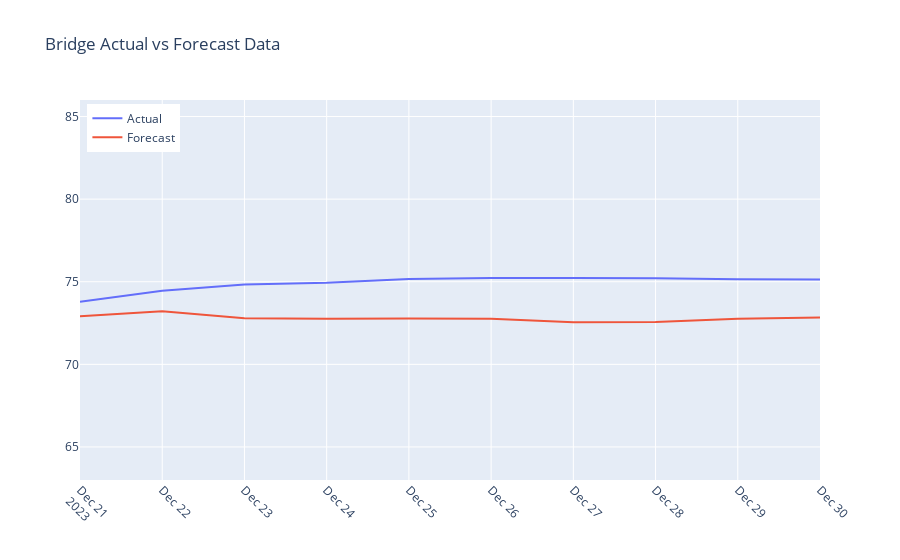

Here is the notebook cell this chart was saved with:
### Code cell
import plotly.graph_objects as go
import numpy as np

fig = go.Figure()
fig.add_trace(go.Scatter(x=filtered_df["timestamp"], y=filtered_df["schaeferbridge"], mode='lines', name='Actual'))
fig.add_trace(go.Scatter(x=filtered_df["timestamp"], y=schaeferbruecke, mode='lines', name='Forecast'))

y_min = np.floor(min(filtered_df["schaeferbridge"].min(), schladen.min()))
y_max = np.ceil(max(filtered_df["schaeferbridge"].max(), fill.max()))

fig.update_layout(
    title="Bridge Actual vs Forecast Data",
    xaxis=dict(
        tickangle=45
    ),
    yaxis=dict(
        range=[y_min - 10, y_max + 10],
        dtick=5
    ),
    legend=dict(
        yanchor="top",
        y=0.99,
        xanchor="left",
        x=0.01
    )
)

fig.show()

### Figure 1 — Plotly figure (JSON) as saved in the notebook; plotly's stock layout.template omitted (floating-point values rounded to 4 significant figures)
{"data": [{"mode": "lines", "name": "Actual", "type": "scatter", "x": ["2023-12-21T00:00:00", "2023-12-22T00:00:00", "2023-12-23T00:00:00", "2023-12-24T00:00:00", "2023-12-25T00:00:00", "2023-12-26T00:00:00", "2023-12-27T00:00:00", "2023-12-28T00:00:00", "2023-12-29T00:00:00", "2023-12-30T00:00:00"], "y": [73.79, 74.46, 74.83, 74.94, 75.17, 75.22, 75.22, 75.21, 75.15, 75.13]}, {"mode": "lines", "name": "Forecast", "type": "scatter", "x": ["2023-12-21T00:00:00", "2023-12-22T00:00:00", "2023-12-23T00:00:00", "2023-12-24T00:00:00", "2023-12-25T00:00:00", "2023-12-26T00:00:00", "2023-12-27T00:00:00", "2023-12-28T00:00:00", "2023-12-29T00:00:00", "2023-12-30T00:00:00"], "y": [72.9, 73.22, 72.8, 72.76, 72.77, 72.76, 72.55, 72.57, 72.77, 72.84]}], "layout": {"legend": {"x": 0.01, "xanchor": "left", "y": 0.99, "yanchor": "top"}, "title": {"text": "Bridge Actual vs Forecast Data"}, "xaxis": {"tickangle": 45}, "yaxis": {"dtick": 5, "range": [63, 86]}}}
